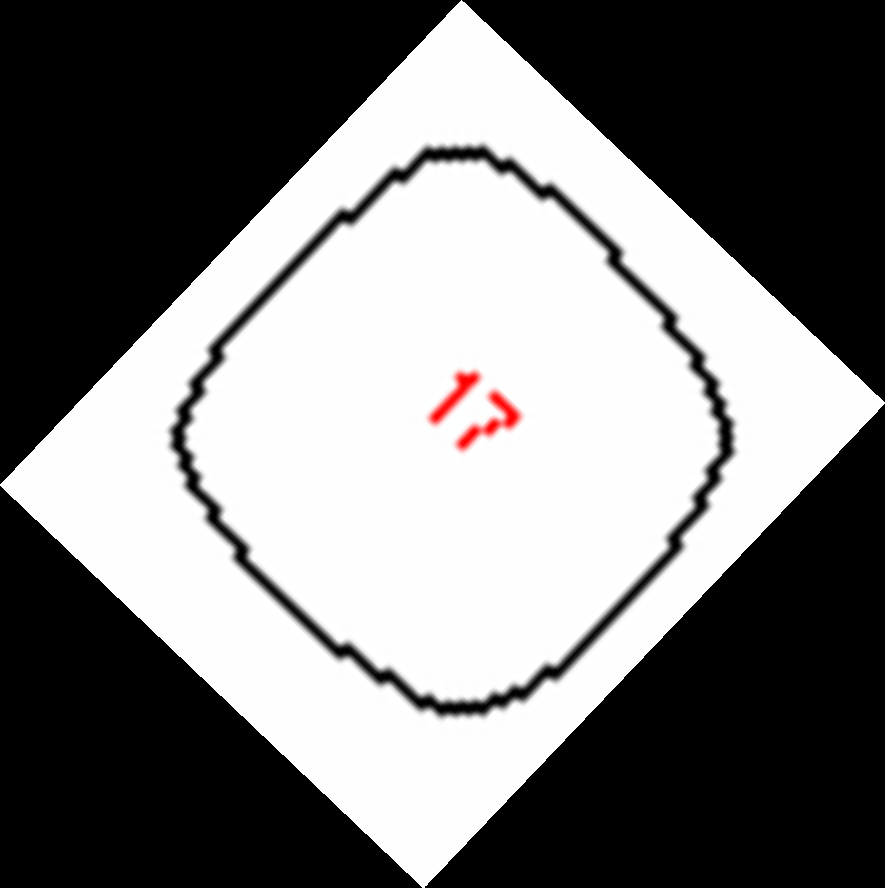
#> input picture images/example2_upscale_bis.png, 885 x 888 px, found by its file name
$ python SR_ARsquare_V3.py
#> lines starting #> are read from the running program, lines starting #| are printed output that depends on the picture; after the words box and inside, x2 and y2 are one past the last pixel; in counts of white or black regions, pixels touching at a corner belong together
# -*- coding: utf-8 -*-
"""
Created on Sun Sep 22 20:15:26 2024

@author: abelr
"""

import cv2
import numpy as np
import matplotlib.pyplot as plt
import math
from PIL import Image
from matplotlib.backends.backend_agg import FigureCanvasAgg as FigureCanvas

# Load the image
image_path = r"F:\Post-doc CERVELLON Alice - RAPETTI Abel (21-22) (J. CORMIER)\13- papiers\03-misfit\python\shape_ratio_ARsquare\images\example2_upscale_bis.png"
image = cv2.imread(image_path, cv2.IMREAD_GRAYSCALE)


#******************************************** Fonction N°1*******************************************
# # Call the updated function to plot points instead of lines
# find_enclosing_quadrilateral_with_points(image_path)

# Function to interpolate points between two sets of points (contour and quadrilateral)
def interpolate_points(points, num_interpolations=5):
    interpolated_points = []
    for i in range(len(points)):
        pt1 = points[i]
        pt2 = points[(i + 1) % len(points)]  # Next point in the loop

        # Interpolate between pt1 and pt2
        for t in np.linspace(0, 1, num_interpolations, endpoint=False):
            interpolated_point = (1 - t) * pt1 + t * pt2
            interpolated_points.append(interpolated_point)

    return np.array(interpolated_points)

#******************************************** Fonction N°2*******************************************
# Updated function to plot interpolated points for both the contour and the quadrilateral - les points interpolés prennent la place des autres
def find_enclosing_quadrilateral_with_interpolation(image_path,num_interpolations):
    # Load the image
    img = Image.open(image_path).convert("L")

    # Convert the image to binary using Otsu's method
    _, binary_img_otsu = cv2.threshold(np.array(img), 0, 255, cv2.THRESH_BINARY_INV + cv2.THRESH_OTSU)

    # Extract contours from the binary image
    contours, _ = cv2.findContours(binary_img_otsu, cv2.RETR_EXTERNAL, cv2.CHAIN_APPROX_SIMPLE)

    # Get the largest contour
    largest_contour = max(contours, key=cv2.contourArea)

    # Get the minimum area bounding quadrilateral (external to the particle)
    rect = cv2.minAreaRect(largest_contour)
    box_points = cv2.boxPoints(rect)
    box_points = np.intp(box_points)

    # Interpolate points for the contour and quadrilateral
    interpolated_contour_points = interpolate_points(largest_contour[:, 0], num_interpolations)
    interpolated_quad_points = interpolate_points(box_points, num_interpolations)

    box_points = interpolated_quad_points
    largest_contour = interpolated_contour_points

    # Create the plot
    fig, ax = plt.subplots(figsize=(6, 6))

    # Plot the interpolated points of the contour in green
    ax.plot(interpolated_contour_points[:, 0], interpolated_contour_points[:, 1], 'go', markersize=2, label='Interpolated Contour')

    # Plot the interpolated points of the enclosing quadrilateral in red
    ax.plot(interpolated_quad_points[:, 0], interpolated_quad_points[:, 1], 'ro', markersize=3, label='Interpolated Quadrilateral')

    ax.set_title("Interpolated Points: Enclosing Quadrilateral vs Particle Contour")
    ax.set_aspect('equal')
    plt.gca().invert_yaxis()  # Invert Y axis to match image coordinates
    plt.legend()
    plt.show()
    return box_points, largest_contour, binary_img_otsu


#******************************************** Fonction N°3*******************************************
# Function to calculate the closest point on a line segment from a given point
def closest_point_on_segment(p, v, w):
    # Calculate the projection of the point on the segment
    l2 = np.sum((w - v) ** 2)
    if l2 == 0:
        return v
    t = np.dot(p - v, w - v) / l2
    t = max(0, min(1, t))
    projection = v + t * (w - v)
    return projection


#******************************************** Fonction N°4 *******************************************
# Calculate and plot distances between particle contour and the enclosing quadrilateral
# [31 lines left out: function plot_distances_between_particle_and_quadrilateral, not called in this run]


#******************************************** Fonction N°5 *******************************************
def particle_average_size(Largest_Contour, percent):
    # Calculate the area and perimeter of the particle
    particle_area = cv2.contourArea(Largest_Contour)
    particle_perimeter = cv2.arcLength(Largest_Contour, True)

    # Calculate the average size (based on area and perimeter)
    ParticleSize = percent * (particle_area + particle_perimeter) / 2

    return ParticleSize


#******************************************** Fonction N°6 *******************************************
# Function to find points where the distance is less than 2
def find_close_points(largest_contour, box_points, min_len):
    close_points = []

    # For each point on the particle contour
    for point in largest_contour:
        point = point # Extract the coordinates of the point

        # Find the closest point on the quadrilateral
        min_distance = float('inf')

        # Iterate over each edge of the quadrilateral
        for i in range(len(box_points)):
            v = box_points[i]
            w = box_points[(i + 1) % len(box_points)]  # Next point in the quadrilateral
            projection = closest_point_on_segment(point, v, w)
            distance = np.linalg.norm(point - projection)

            # Track the closest distance
            if distance < min_distance:
                min_distance = distance

        # Check if the distance is less than min_len
        if min_distance < min_len:
            close_points.append(point)

    return close_points

#******************************************** Fonction N°7 *******************************************
# Fonction pour calculer la distance euclidienne entre deux points
def distance(p1, p2):
    return math.sqrt((p1[0] - p2[0]) ** 2 + (p1[1] - p2[1]) ** 2)


#******************************************** Fonction N°8 *******************************************
# Fonction pour obtenir les deux points les plus éloignés
def points_les_plus_eloignes(points):
    max_distance = 0
    point_1 = None
    point_2 = None

    # Parcourir toutes les paires de points
    for i in range(len(points)):
        for j in range(i + 1, len(points)):
            dist = distance(points[i], points[j])
            if dist > max_distance:
                max_distance = dist
                point_1 = points[i]
                point_2 = points[j]

    return point_1, point_2

#******************************************** Fonction N°9 *******************************************
# Function to divide points into four groups based on proximity to each side of the quadrilateral
def divide_points_by_quadrilateral_edges(close_points, box_points):
    subsets = [[] for _ in range(4)]  # Create 4 empty lists for the four edges

    # For each point, find the closest edge of the quadrilateral and assign it to the corresponding subset
    for point in close_points:
        min_distance = float('inf')
        # print(min_distance)
        closest_edge = None


        # Iterate over each edge of the quadrilateral
        for i in range(len(box_points)):
            v = box_points[i]
            w = box_points[(i+1) % len(box_points)]  # Next point in the quadrilateral
            projection = closest_point_on_segment(point, v, w)
            distance = np.linalg.norm(point - projection)
            if i == 1:
                i = 1


            # Track the closest edge
            if distance < min_distance:

                min_distance = distance
                closest_edge = i

        # Assign the point to the corresponding edge subset
        subsets[closest_edge].append(point)

    return subsets

#******************************************** Fonction N°10 *******************************************
# Function to get the first and last point from each subset
def get_first_and_last_points(subsets):
    first_and_last_points = []

    for i in range(len(subsets)):
        point1, point2 = points_les_plus_eloignes(subsets[i])
        first_and_last_points.append((point1, point2))

    # for subset in subsets:
    #     if len(subset) > 1:
    #         first_and_last_points.append((subset[0], subset[-1]))

    return first_and_last_points

#******************************************** Fonction N°11 *******************************************
# Function to visualize with points in red
def visualize_full_info_red_points(image_shape, first_and_last_points, largest_contour, box_points):
    visual_image = np.zeros(image_shape)

    # Draw the particle contour in gray
    cv2.drawContours(visual_image, [largest_contour], 0, (100), 2)

    # Draw the quadrilateral in white
    cv2.drawContours(visual_image, [box_points], 0, (155), 2)


    # Draw the first and last points in red
    for (first_point, last_point) in first_and_last_points:
        cv2.circle(visual_image, tuple(first_point), 4, (255), 4)  # First point in red
        cv2.circle(visual_image, tuple(last_point), 4, (255), 4)   # Last point in red

    # Plot the result
    fig, ax = plt.subplots(figsize=(6, 6))
    ax.imshow(visual_image, cmap="gray")
    ax.set_title("Contour, Quadrilateral, and First/Last Points in Red")

    # Save the figure in a variable
    canvas = FigureCanvas(fig)
    canvas.draw()

    # Convert the canvas to an array
    image_from_plot = np.frombuffer(canvas.tostring_rgb(), dtype='uint8')
    image_from_plot = image_from_plot.reshape(fig.canvas.get_width_height()[::-1] + (3,))
    plt.show()
    plt.close(fig)  # Close the figure to prevent it from displaying

    return image_from_plot
    # # Plot the result
    # fig, ax = plt.subplots(figsize=(6, 6))
    # ax.imshow(visual_image, cmap="gray")
    # ax.set_title("Contour, Quadrilateral, and First/Last Points in Red")
    # plt.show()


#******************************************** Fonction N°12 *******************************************
# Function to calculate and visualize segment lengths between first and last points
# [46 lines left out: function visualize_segments_with_lengths, not called in this run]


# *************************** Function N°12 **************************************
def CalculateA(first_and_last_points):
    A = []
    A
    # Draw the first and last points in red and measure distances
    for (first_point, last_point) in first_and_last_points:
        # Calculate the Euclidean distance between the first and last points
        D = np.linalg.norm(first_point - last_point)
        A = A + [D]
    tuple(first_and_last_points[0][0])

    # Calculate the average between the first and third points, and between the second and fourth points
    average_1_3 = round((A[0] + A[2]) / 2,1)
    average_2_4 = round((A[1] + A[3]) / 2,1)

    # Return the calculated averages
    average_1_3, average_2_4

    a = round((average_1_3 + average_2_4) / 2,1)


    return a, average_1_3, average_2_4, A

# *************************** Function N°13 **************************************
def CalculateB(box_points):
    B = []
    for i in range(len(box_points)):
            pt1 = box_points[i]
            pt2 = box_points[(i + 1) % len(box_points)]  # Next point in the quadrilateral

            # Calculate the Euclidean distance between points of the quadrilateral
            D = np.linalg.norm(pt1 - pt2)
            B = B + [D]
    # Calculate the average between the first and third points, and between the second and fourth points
    Baverage_1_3 = round((B[0] + B[2]) / 2,1)
    Baverage_2_4 = round((B[1] + B[3]) / 2,1)

    # Return the calculated averages
    Baverage_1_3, Baverage_2_4

    b = round((Baverage_1_3 + Baverage_2_4) / 2,1)
    return b, Baverage_1_3, Baverage_2_4, B

# *************************** Function N°14 **************************************
def CalculateShapeFactor(a,b):
    #Calculate the shape factor as defined by VanSluytmann 2012
    ShapeFactor = round(a/b,2)
    return ShapeFactor, a, b


def CalculateShapeFactorFromImage(image_path, percent, num_interpolations):
    # Test the function with the provided image
    box_points, largest_contour, binary_img_otsu = find_enclosing_quadrilateral_with_interpolation(image_path, num_interpolations)

    box_points = box_points.astype(int)
    largest_contour = largest_contour.astype(int)
    # Extract contours from the binary image
    contours, _ = cv2.findContours(binary_img_otsu, cv2.RETR_EXTERNAL, cv2.CHAIN_APPROX_SIMPLE)
    # Get the largest contour
    largest_contour2 = max(contours, key=cv2.contourArea)
    # Get the minimum area bounding quadrilateral (external to the particle)
    rect = cv2.minAreaRect(largest_contour2)
    box_points_4_points = cv2.boxPoints(rect)
    box_points_4_points = np.intp(box_points_4_points)


    #Calculate the min_len
    min_len = particle_average_size(largest_contour, percent)
    #get the close_points
    close_points = find_close_points(largest_contour, box_points, min_len)
    #get the subsets
    subsets = divide_points_by_quadrilateral_edges(close_points, box_points_4_points)
    # Get the first and last points for each subset
    first_and_last_points = get_first_and_last_points(subsets)
    fig = visualize_full_info_red_points(binary_img_otsu.shape, first_and_last_points, largest_contour, box_points_4_points)
    # get a
    a, average_1_3, average_2_4, A = CalculateA(first_and_last_points)
    #get b
    b, Baverage_1_3, Baverage_2_4, B = CalculateB(box_points_4_points)
    #get shape factor
    ShapeFactor, a, b = CalculateShapeFactor(a,b)

    return ShapeFactor, a, b, fig


CalculateShapeFactorFromImage(image_path, 0.0001, 10)
#> in find_enclosing_quadrilateral_with_interpolation, `_, binary_img_otsu = cv2.threshold(np.array(img), 0, 255, cv2.THRESH_B..`:
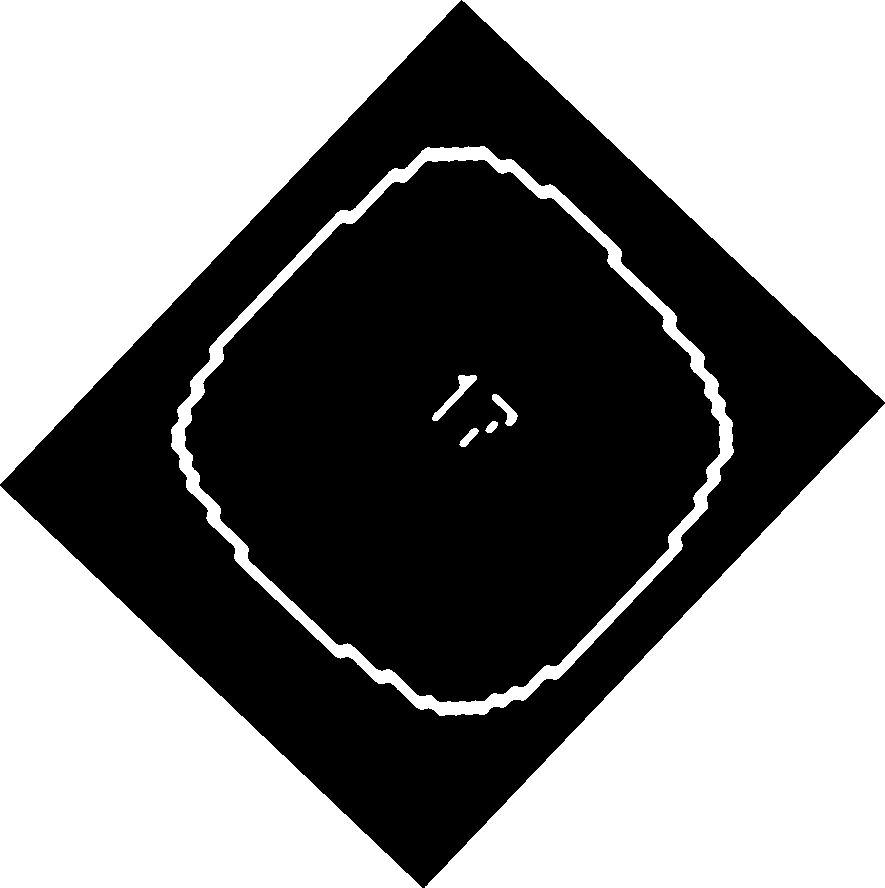
#> binary_img_otsu: shape (888, 885); 52.6% white; 2 black regions
#> in find_enclosing_quadrilateral_with_interpolation, `contours, _ = cv2.findContours(binary_img_otsu, cv2.RETR_EXTERNAL, cv2..`: contours = 5 contours; box (x1, y1, x2, y2) and area: (171, 146, 734, 716) 210510, (0, 0, 461, 484) 111077, (425, 404, 885, 888) 110877, (462, 0, 885, 402) 84544, (0, 486, 422, 888) 84412
#> in find_enclosing_quadrilateral_with_interpolation, `largest_contour = max(contours, key=cv2.contourArea)`: largest_contour = contour of 371 points, box (x1, y1, x2, y2) (171, 146, 734, 716), area 210510
#> in find_enclosing_quadrilateral_with_interpolation, `rect = cv2.minAreaRect(largest_contour)`: rect = ((458.3, 434), (491.9, 482), -46.42)
#> in find_enclosing_quadrilateral_with_interpolation, `box_points = cv2.boxPoints(rect)`: box_points = [[463.4, 778.3], [114.2, 446], [453.3, 89.66], [802.5, 421.9]]
#> in find_enclosing_quadrilateral_with_interpolation, `box_points = np.intp(box_points)`: box_points = [[463, 778], [114, 446], [453, 89], [802, 421]]
#> the loop in interpolate_points, `for i in range(len(points)):` made 371 passes
#> (pt1, pt2) on passes 1 to 3: ([468, 146], [467, 147]), ([467, 147], [464, 147]), ([464, 147], [463, 148])
#> after the loop in interpolate_points, `for i in range(len(points)):`: interpolated_points = 3710 pairs, first value 171 to 733, second value 146 to 715
#> in find_enclosing_quadrilateral_with_interpolation, `interpolated_contour_points = interpolate_points(largest_contour[:, 0]..`: interpolated_contour_points has the same summary as interpolated_points in interpolate_points
#> the loop in interpolate_points (call 2), `for i in range(len(points)):` made 4 passes
#> (pt1, pt2) on passes 1 to 4: ([463, 778], [114, 446]), ([114, 446], [453, 89]), ([453, 89], [802, 421]), ([802, 421], [463, 778])
#> in find_enclosing_quadrilateral_with_interpolation, `interpolated_quad_points = interpolate_points(box_points, num_interpol..`: interpolated_quad_points = 40 pairs, first value 114 to 802, second value 89 to 778
#> in find_enclosing_quadrilateral_with_interpolation, `box_points = interpolated_quad_points`: box_points has the same summary as interpolated_quad_points
#> in find_enclosing_quadrilateral_with_interpolation, `largest_contour = interpolated_contour_points`: largest_contour has the same summary as interpolated_points in interpolate_points
#> in find_enclosing_quadrilateral_with_interpolation, `plt.show()`:
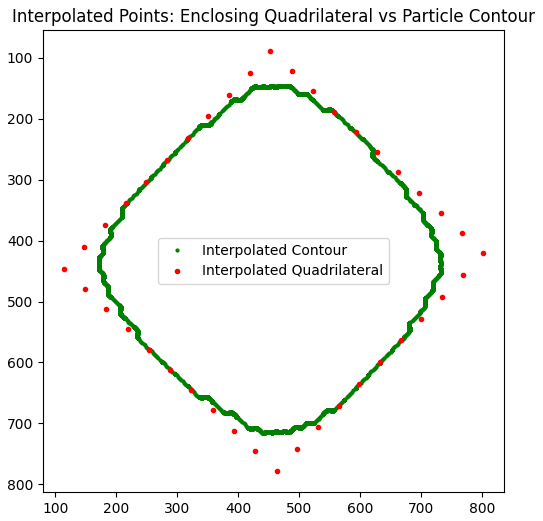
#> figure drawn by matplotlib, 1 panel
#> in CalculateShapeFactorFromImage, `box_points, largest_contour, binary_img_otsu = find_enclosing_quadrila..`: box_points has the same summary as interpolated_quad_points in find_enclosing_quadrilateral_with_interpolation; largest_contour has the same summary as interpolated_points in interpolate_points
#> in CalculateShapeFactorFromImage, `largest_contour2 = max(contours, key=cv2.contourArea)`: largest_contour2 has the same summary as largest_contour in find_enclosing_quadrilateral_with_interpolation
#> in CalculateShapeFactorFromImage, `rect = cv2.minAreaRect(largest_contour2)`: rect = ((458.3, 434), (491.9, 482), -46.42)
#> in CalculateShapeFactorFromImage, `box_points_4_points = cv2.boxPoints(rect)`: box_points_4_points = [[463.4, 778.3], [114.2, 446], [453.3, 89.66], [802.5, 421.9]]
#> in CalculateShapeFactorFromImage, `box_points_4_points = np.intp(box_points_4_points)`: box_points_4_points = [[463, 778], [114, 446], [453, 89], [802, 421]]
#> in particle_average_size, `particle_area = cv2.contourArea(Largest_Contour)`: particle_area = 210540
#> in particle_average_size, `particle_perimeter = cv2.arcLength(Largest_Contour, True)`: particle_perimeter = 1845.9
#> in particle_average_size, `ParticleSize = percent * (particle_area + particle_perimeter) / 2`: ParticleSize = 10.62
#> the loop in find_close_points, `for point in largest_contour:` made 3710 passes
#> point on passes 5 to 7: [467, 146], [467, 146], [467, 146]
#> the loop in divide_points_by_quadrilateral_edges, `for point in close_points:` made 1550 passes
#> point on passes 1 to 3: [391, 169], [391, 169], [391, 169]
#> the loop in get_first_and_last_points, `for i in range(len(subsets)):` made 4 passes
#> in visualize_full_info_red_points, `cv2.drawContours(visual_image, [largest_contour], 0, (100), 2)`:
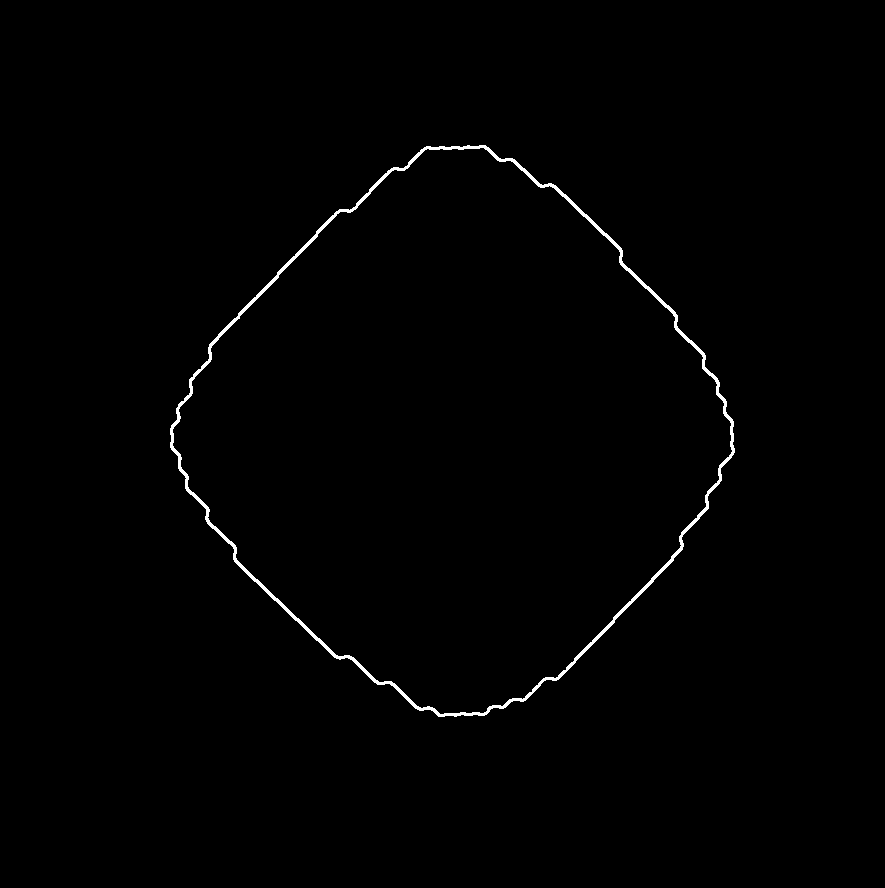
#> visual_image: shape (888, 885) float64; values 0 (black) and 100 (white), 0.76% white; 1 white region, box (x1, y1, x2, y2) and area: (170, 145, 735, 717) 5950
#> in visualize_full_info_red_points, `cv2.drawContours(visual_image, [box_points], 0, (155), 2)`:
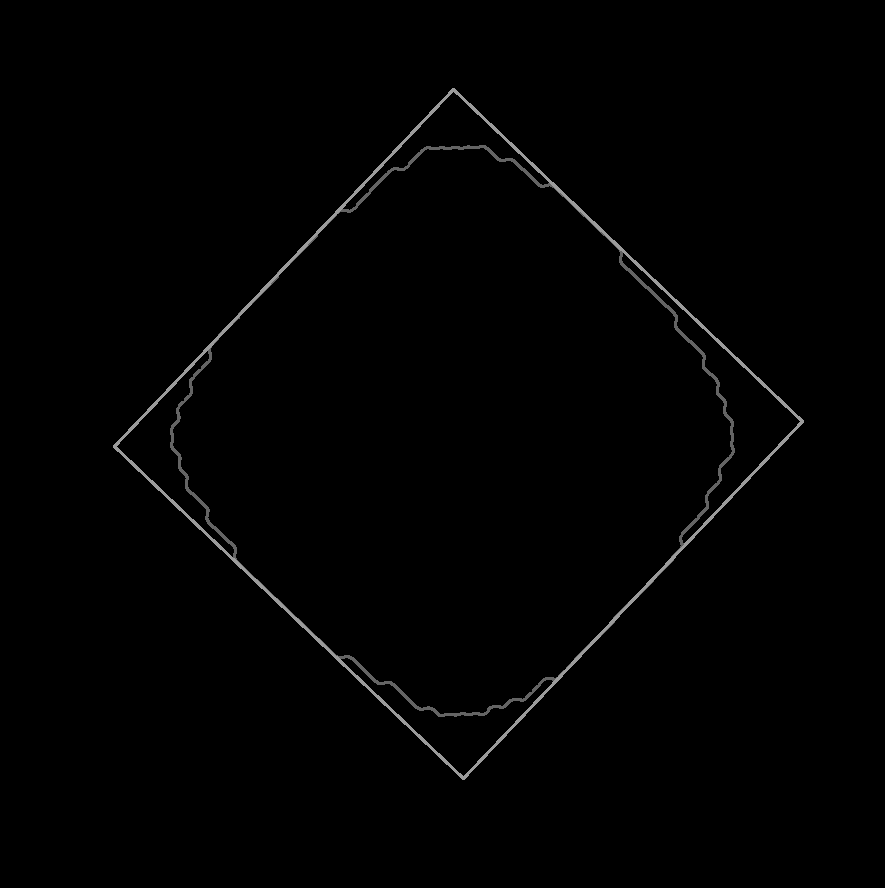
#> visual_image: shape (888, 885) float64; 0.78% of pixels changed, all inside (x1, y1, x2, y2) = (113, 88, 804, 780)
#> the loop in visualize_full_info_red_points, `for (first_point, last_point) in first_and_last_points:` made 4 passes
#> (first_point, last_point) on passes 1 to 4: ([208, 521], [378, 683]), ([391, 169], [194, 375]), ([674, 313], [511, 159]), ([522, 700], [707, 506])
#> (the rest of the program and of its run is left out)
